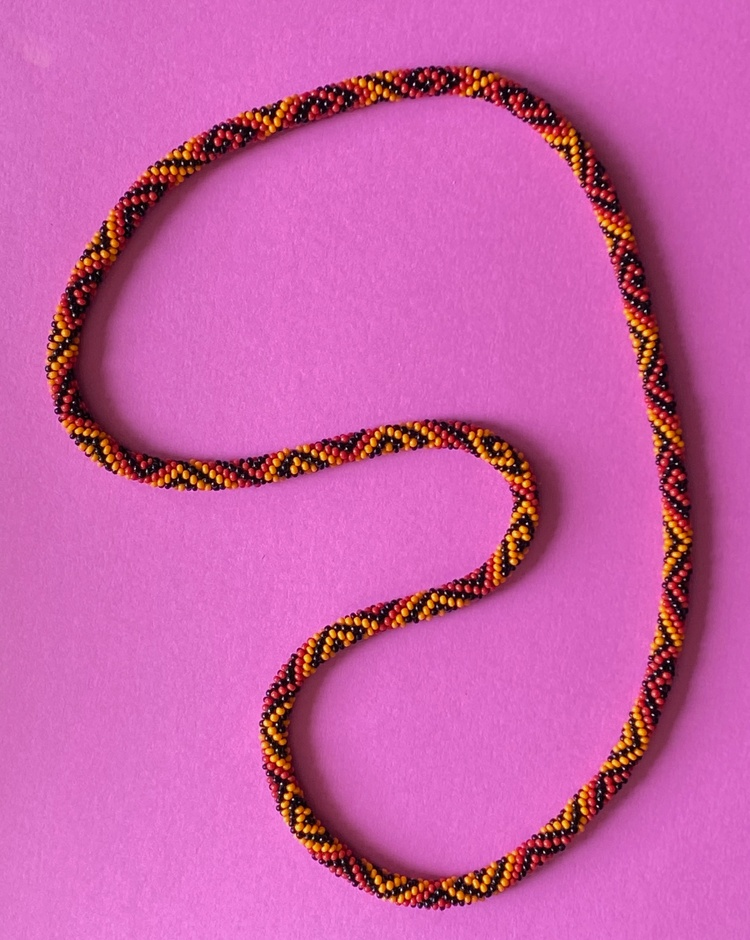
#> input picture beads-photo-2.jpg, 750 x 940 px, shrunk from 2540 x 3182 before the run
$ python map_from_fft.py beads-photo-2.jpg --window-size 128 --step 8
#> lines starting #> are read from the running program, lines starting #| are printed output that depends on the picture
#!/usr/bin/env python3
"""Scan an image with local Gaussian-windowed FFT and map a local FFT metric.

This script computes the map, writes it to a .npy file, writes run metadata to
JSON, and displays the original image and the map side-by-side.
"""

# Suggested command:
# python map_from_fft.py beads-photo-2.jpg --window-size 128 --step 8

from __future__ import annotations

import argparse
import json
import math
import time
from pathlib import Path

import matplotlib.pyplot as plt
import numpy as np
from PIL import Image, ImageOps


# [64 lines left out: function find_top_fft_peaks, not called in this run]


def load_image_and_luminance(path: str) -> tuple[np.ndarray, np.ndarray]:
#> called with path = 'beads-photo-2.jpg'
    img = Image.open(path)
#> img is the input picture: PIL image 750x940 RGB; mean R, G, B 202, 95.9, 169.2
    img = ImageOps.exif_transpose(img)
    img = img.convert("RGB")
    rgb = np.asarray(img).astype(np.float32) / 255.0
    y = 0.299 * rgb[..., 0] + 0.587 * rgb[..., 1] + 0.114 * rgb[..., 2]
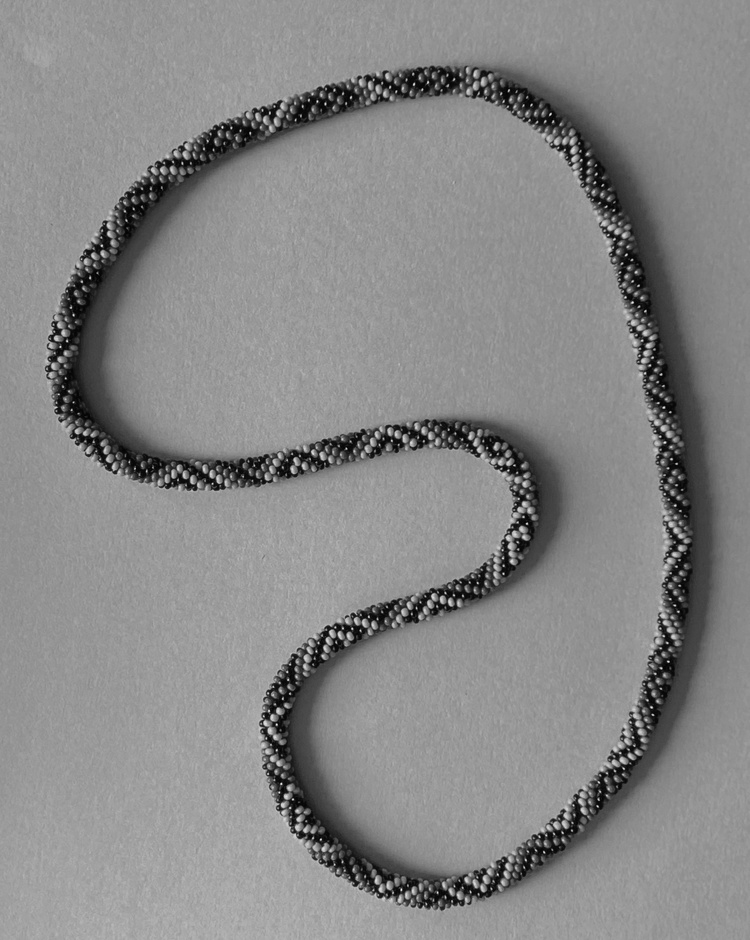
#> y: shape (940, 750) float32; min 0.00865, max 0.948, mean 0.533
    return rgb, y.astype(np.float32)


def make_gaussian_window(size: int = 265, softness: float = 0.2) -> np.ndarray:
    half = size / 2.0
    sigma = max(softness, 0.03)
    coords = np.arange(size, dtype=np.float32) - (size - 1) / 2.0
    yy, xx = np.meshgrid(coords, coords, indexing="ij")
    xn = xx / max(half, 1.0)
    yn = yy / max(half, 1.0)
    win = np.exp(-0.5 * ((xn / sigma) ** 2 + (yn / sigma) ** 2)).astype(np.float32)
    return win


def nearest_coord_indices(length: int, coords: np.ndarray) -> np.ndarray:
    """For each integer index [0..length-1], choose nearest value in sorted coords."""
    idx = np.arange(length, dtype=np.float32)
    right = np.searchsorted(coords, idx, side="left")
    right = np.clip(right, 0, len(coords) - 1)
    left = np.clip(right - 1, 0, len(coords) - 1)

    choose_right = np.abs(coords[right] - idx) < np.abs(coords[left] - idx)
    out = left.copy()
    out[choose_right] = right[choose_right]
    return out.astype(np.int32)


def _show_map(
    rgb: np.ndarray,
    out: np.ndarray,
    hp_percent: float,
    metric: str,
    processed: int,
    total: int,
    step: int,
    window_size: int,
    display_scale: str,
    near100_alpha: float,
) -> None:
    t0 = time.perf_counter()
    rgb_source = np.asarray(rgb, dtype=np.float32).copy()

    def _dbg(msg: str) -> None:
        dt = time.perf_counter() - t0
        print(f"[_show_map +{dt:8.3f}s] {msg}", flush=True)

    if metric == "hp_removed":
        disp = np.clip(out, 0.0, 100.0)
        vmin, vmax = 0.0, 100.0
        cbar_label = "High-pass removed power (%)"
        raw_ticks = [0, 20, 40, 60, 80, 90, 95, 98, 99, 100]
    else:
        disp = np.clip(out, 0.0, 4.0)
        vmin, vmax = 0.0, 4.0
        cbar_label = "First non-origin peak value (log magnitude)"
        raw_ticks = [0, 0.5, 1, 1.5, 2, 2.5, 3, 3.5, 4]

    ticks = [0, 20, 40, 60, 80, 90, 95, 98, 99, 100]
    tick_labels = None

    if display_scale == "near100" and metric == "hp_removed":
        x = disp / 100.0
        disp = 100.0 * (1.0 - np.power(1.0 - x, near100_alpha))
        cbar_label = f"Near-100 enhanced scale (alpha={near100_alpha:.2f})"
        ticks = [
            100.0 * (1.0 - (1.0 - t / 100.0) ** near100_alpha)
            for t in [0, 20, 40, 60, 80, 90, 95, 98, 99, 100]
        ]
        tick_labels = ["0", "20", "40", "60", "80", "90", "95", "98", "99", "100"]
    else:
        ticks = raw_ticks

    fig, (ax_src, ax_map) = plt.subplots(
        1,
        2,
        figsize=(12, 6),
        sharex=True,
        sharey=True,
        constrained_layout=True,
    )

    ax_src.imshow(rgb_source, interpolation="nearest")
    ax_src.set_title("Original image")

    h_img, w_img = out.shape
    fixed_xlim = (-0.5, float(w_img) - 0.5)
    fixed_ylim = (float(h_img) - 0.5, -0.5)
    ax_src.set_xlim(*fixed_xlim)
    ax_src.set_ylim(*fixed_ylim)
    ax_src.set_autoscale_on(False)
    ax_map.set_autoscale_on(False)

    _dbg("entering ax_map.imshow")
    im = ax_map.imshow(disp, cmap="magma", vmin=vmin, vmax=vmax, interpolation="nearest")
    _dbg("ax_map.imshow returned")
    ax_map.set_title("FFT-derived map")
    ax_map.set_xlim(*fixed_xlim)
    ax_map.set_ylim(*fixed_ylim)

    h, w = out.shape

    # [9 lines left out: function _fmt_xy_values, not called in this run]

    ax_map.format_coord = _fmt_xy_values
    ax_src.format_coord = _fmt_xy_values
    ax_map.format_cursor_data = lambda data: f"{float(data):.3f}" if np.isscalar(data) else str(data)

    cbar = fig.colorbar(im, ax=ax_map, label=cbar_label, fraction=0.046, pad=0.04)
    cbar.set_ticks(ticks)
    if tick_labels is not None:
        cbar.set_ticklabels(tick_labels)

    fig.suptitle(
        "Local Gaussian FFT high-pass removed map\n"
        f"window={window_size}x{window_size}, softness=0.2, stride sampling, "
        f"step={step}, hp={hp_percent:.2f}%, metric={metric}, "
        f"processed={processed}/{total}"
    )

    for ax in (ax_src, ax_map):
        ax.set_xticks([])
        ax.set_yticks([])
        for spine in ax.spines.values():
            spine.set_visible(False)

    ax_map.format_coord = _fmt_xy_values
    ax_src.format_coord = _fmt_xy_values
    _dbg("calling final plt.show (blocking until figure closes)")
    plt.show()


def main() -> None:
    parser = argparse.ArgumentParser(
        description="Map local FFT metric using 200x200 Gaussian-windowed FFT."
    )
    parser.add_argument("image", help="Input image path")
    parser.add_argument(
        "--highpass-percent",
        type=float,
        default=8.0,
        help="High-pass radius percentage (0..100), same meaning as in fft_image_explorer.py (default: 8)",
    )
    parser.add_argument(
        "--metric",
        choices=["hp_removed", "first_non_origin_peak"],
        default="hp_removed",
        help="Metric to map (default: hp_removed)",
    )
    parser.add_argument("--step", type=int, default=8, help="Stride in pixels for sampling (default: 8)")
    parser.add_argument(
        "--window-size",
        type=int,
        default=200,
        help="Gaussian FFT window size in pixels (default: 200)",
    )
    parser.add_argument(
        "--display-scale",
        choices=["linear", "near100"],
        default="near100",
        help="Color scaling for output map (default: near100)",
    )
    parser.add_argument(
        "--near100-alpha",
        type=float,
        default=0.25,
        help="Exponent for near100 scaling; smaller values increase detail near 100 (default: 0.25)",
    )
    parser.add_argument(
        "--map-out",
        default=None,
        help="Path for writing the computed map array (.npy). Default: <image_name>_map.npy",
    )
    parser.add_argument(
        "--meta-out",
        default=None,
        help="Path for writing map metadata (.json). Default: <image_name>_map_metadata.json",
    )
    args = parser.parse_args()

    image_path = Path(args.image).expanduser().resolve()

    hp_percent = float(np.clip(args.highpass_percent, 0.0, 100.0))
    metric = args.metric
    step = max(1, int(args.step))
    window_size = max(8, int(args.window_size))
    display_scale = args.display_scale
    near100_alpha = max(0.05, float(args.near100_alpha))

    rgb, y = load_image_and_luminance(str(image_path))
    h, w = y.shape
#> h = 940; w = 750

    win_size = window_size
    window = make_gaussian_window(size=win_size, softness=0.2)

    pad = win_size // 2
    y_pad = np.pad(y, ((pad, pad), (pad, pad)), mode="edge")
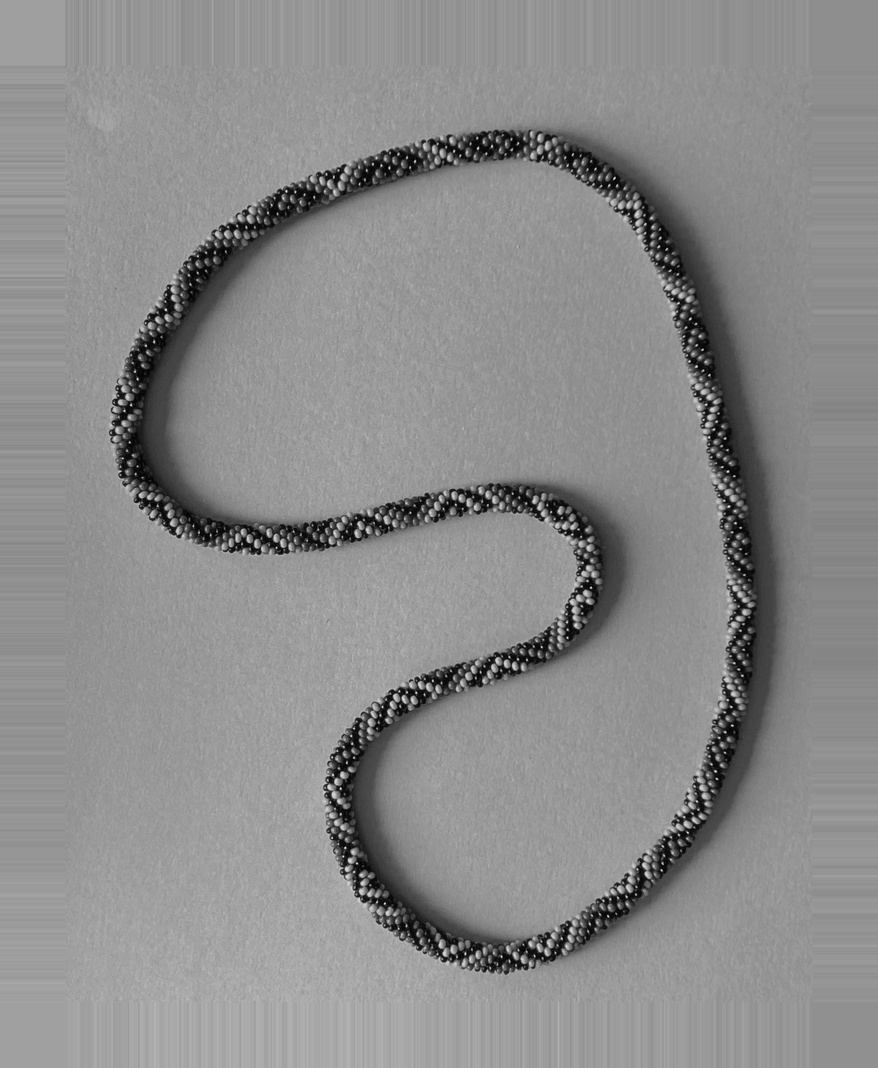
#> y_pad: shape (1068, 878) float32; min 0.00865, max 0.948, mean 0.547

    fh = fw = win_size
    fcy, fcx = fh // 2, fw // 2
    yy, xx = np.ogrid[:fh, :fw]
    max_radius_px = math.hypot(fh / 2.0, fw / 2.0)
    hp_radius_px = hp_percent * 0.01 * max_radius_px
    low_freq_mask = (yy - fcy) ** 2 + (xx - fcx) ** 2 <= hp_radius_px ** 2
    hp_keep_mask = ~low_freq_mask

    def eval_metric_at(iy: int, ix: int) -> float:
        patch = y_pad[iy:iy + win_size, ix:ix + win_size]
        patch_w = patch * window
        f = np.fft.fftshift(np.fft.fft2(patch_w))
        base_power = float((np.abs(f) ** 2).sum())

        if base_power <= 1e-12:
            return 0.0
        if metric == "hp_removed":
            hp_only_power = float((np.abs(f * hp_keep_mask) ** 2).sum())
            return 100.0 * (base_power - hp_only_power) / base_power

        mag_raw = np.log1p(np.abs(f))
        peaks = find_top_fft_peaks(mag_raw)
        for p in peaks:
            if float(p.get("distance", 0.0)) > 0.0:
                return float(p.get("peak_val", 0.0))
        return 0.0

    ys = np.arange(0, h, step, dtype=np.int32)
#> ys = 118 values from 0 to 936
    xs = np.arange(0, w, step, dtype=np.int32)
#> xs = 94 values from 0 to 744
    ly_n = int(ys.shape[0])
#> ly_n = 118
    lx_n = int(xs.shape[0])
#> lx_n = 94
    total = ly_n * lx_n
#> total = 11092

    calib_n = min(200, total)
#> calib_n = 200
    calib_ids = np.linspace(0, max(total - 1, 0), num=calib_n, dtype=np.int64)
#> calib_ids = 200 values from 0 to 11091
    t_cal0 = time.process_time()
    for fid in calib_ids:
        iy = int(ys[int(fid // lx_n)])
        ix = int(xs[int(fid % lx_n)])
        _ = eval_metric_at(iy, ix)
#> this loop made 200 passes
#> (base_power in eval_metric_at, hp_only_power in eval_metric_at) on passes 1 to 3: (3023789.2, 1875.1), (2876434.8, 1133.1), (2873368.3, 1583.4)
#> pass 1, in eval_metric_at, `patch = y_pad[iy:iy + win_size, ix:ix + win_size]`:
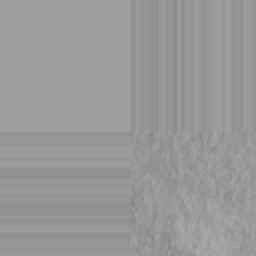
#> patch: shape (128, 128) float32 (shown 2 times larger); min 0.522, max 0.673, mean 0.6
#> pass 1, in eval_metric_at, `patch_w = patch * window`:
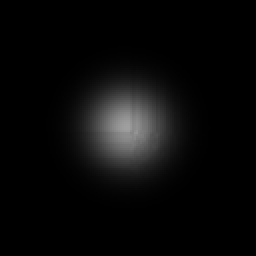
#> patch_w: shape (128, 128) float32 (shown 2 times larger); min 1.17e-11, max 0.624, mean 0.0376
    t_cal = time.process_time() - t_cal0
    pps_est = calib_n / max(t_cal, 1e-9)
    est_cpu_s = total / max(pps_est, 1e-9)
    print(
        f"Estimated CPU time: {est_cpu_s:.3f}s "
        f"for {total} points (step={step}) at ~{pps_est:.1f} points/sec CPU"
    )
#| Estimated CPU time: 16.416s for 11092 points (step=8) at ~675.7 points/sec CPU

    show_progress = est_cpu_s > 15.0
    next_progress_pct = 5

    lattice_vals = np.zeros((ly_n, lx_n), dtype=np.float32)
    t_run0 = time.process_time()
    done = 0
    for ly, iy in enumerate(ys):
        for lx, ix in enumerate(xs):
            lattice_vals[ly, lx] = eval_metric_at(int(iy), int(ix))
            done += 1
            if show_progress:
                pct = int((100.0 * done) / max(total, 1))
                while pct >= next_progress_pct and next_progress_pct <= 100:
                    print(f"Progress: {next_progress_pct}% ({done}/{total})")
                    next_progress_pct += 5
#> this loop made 118 passes
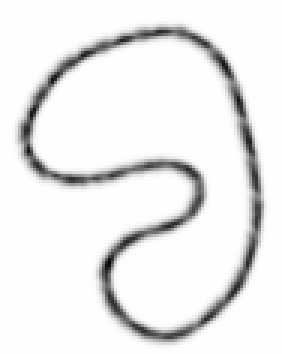
#> lattice_vals: shape (118, 94) float32 (shown 3 times larger); min 69.75, max 99.99, mean 97.7; drawn with min black and max white

    cpu_elapsed = time.process_time() - t_run0
    pps = done / max(cpu_elapsed, 1e-9)

    ny = nearest_coord_indices(h, ys.astype(np.float32))
    nx = nearest_coord_indices(w, xs.astype(np.float32))
    out = lattice_vals[ny[:, None], nx[None, :]].copy()

    print(
        f"Completed stride scan: CPU time {cpu_elapsed:.3f}s, "
        f"processed={done}/{total}, step={step}, {pps:.1f} points/sec CPU"
    )
#| Completed stride scan: CPU time 12.682s, processed=11092/11092, step=8, 874.7 points/sec CPU

    image_stem = image_path.stem
    map_out_path = (
        Path(args.map_out).expanduser().resolve()
        if args.map_out
        else (Path.cwd() / f"{image_stem}_map.npy").resolve()
    )
    meta_out_path = (
        Path(args.meta_out).expanduser().resolve()
        if args.meta_out
        else (Path.cwd() / f"{image_stem}_map_metadata.json").resolve()
    )
    np.save(map_out_path, out.astype(np.float32))

    meta = {
        "version": 1,
        "image_path": str(image_path),
        "map_path": str(map_out_path),
        "metric": metric,
        "highpass_percent": float(hp_percent),
        "step": int(step),
        "window_size": int(win_size),
        "display_scale": str(display_scale),
        "near100_alpha": float(near100_alpha),
        "processed": int(done),
        "total": int(total),
        "map_shape": [int(out.shape[0]), int(out.shape[1])],
    }
    meta_out_path.write_text(json.dumps(meta, indent=2), encoding="utf-8")
    print(f"Wrote map file: {map_out_path}")
    print(f"Wrote metadata file: {meta_out_path}")

    _show_map(
        rgb,
        out,
        hp_percent,
        metric=metric,
        processed=done,
        total=total,
        step=step,
        window_size=win_size,
        display_scale=display_scale,
        near100_alpha=near100_alpha,
    )
#> in _show_map, `disp = 100.0 * (1.0 - np.power(1.0 - x, near100_alpha))`:
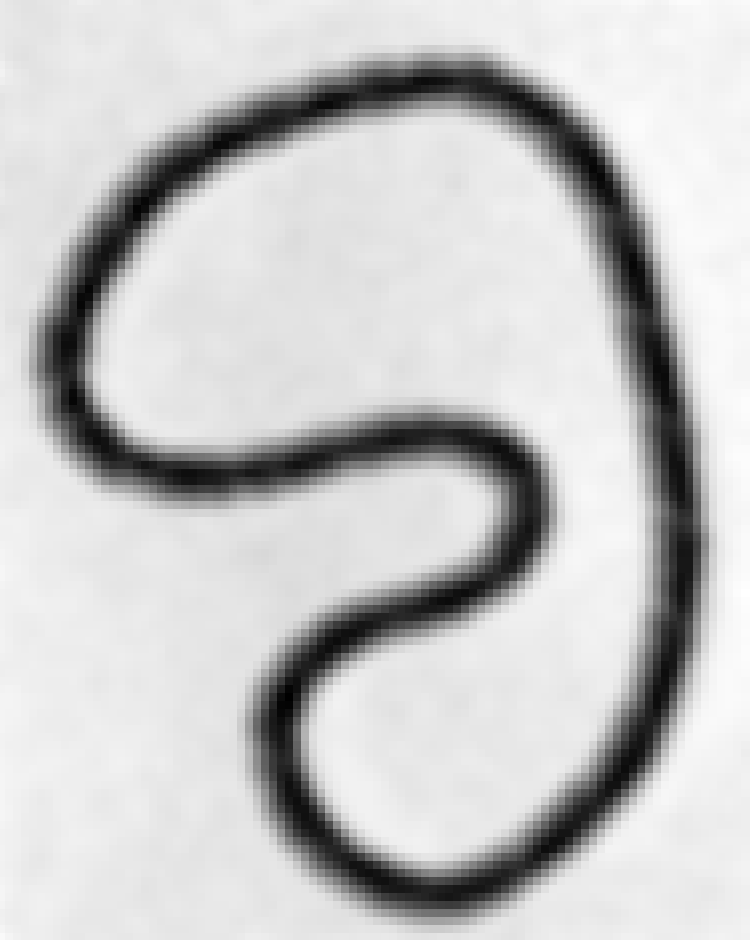
#> disp: shape (940, 750) float32; min 25.84, max 89.88, mean 75.9; drawn with min black and max white
#> in _show_map, `plt.show()`:
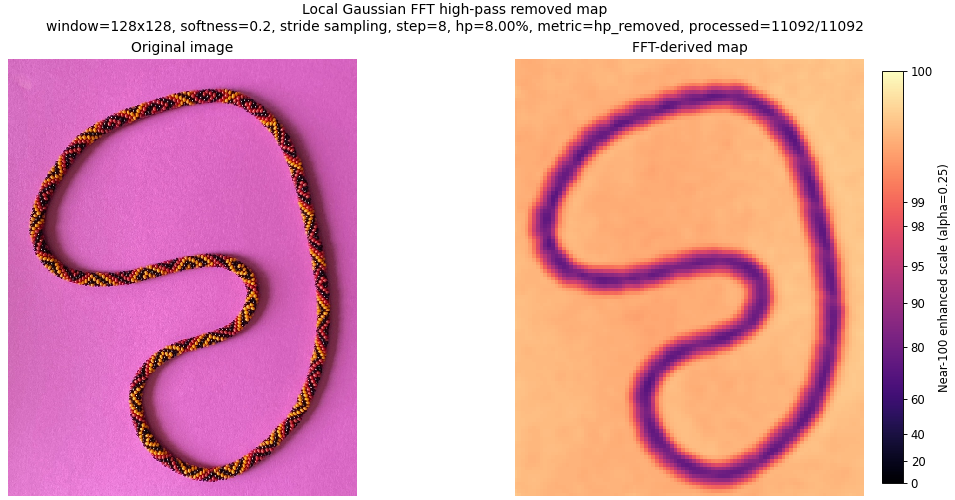
#> figure drawn by matplotlib, 3 panels


if __name__ == "__main__":
    main()
